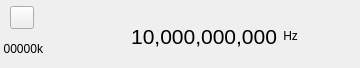
<?xml version="1.0" encoding="UTF-8"?>
<ui version="4.0">
 <class>LocalOutputGui</class>
 <widget class="QWidget" name="LocalOutputGui">
  <property name="geometry">
   <rect>
    <x>0</x>
    <y>0</y>
    <width>360</width>
    <height>68</height>
   </rect>
  </property>
  <property name="minimumSize">
   <size>
    <width>360</width>
    <height>0</height>
   </size>
  </property>
  <property name="font">
   <font>
    <family>Liberation Sans</family>
    <pointsize>9</pointsize>
   </font>
  </property>
  <property name="windowTitle">
   <string>Local Output</string>
  </property>
  <layout class="QVBoxLayout" name="verticalLayout">
   <property name="spacing">
    <number>3</number>
   </property>
   <property name="leftMargin">
    <number>2</number>
   </property>
   <property name="topMargin">
    <number>2</number>
   </property>
   <property name="rightMargin">
    <number>2</number>
   </property>
   <property name="bottomMargin">
    <number>2</number>
   </property>
   <item>
    <layout class="QHBoxLayout" name="horizontalLayout_freq">
     <property name="topMargin">
      <number>4</number>
     </property>
     <item>
      <layout class="QVBoxLayout" name="deviceUILayout">
       <item>
        <layout class="QHBoxLayout" name="deviceButtonsLayout">
         <item>
          <widget class="ButtonSwitch" name="startStop">
           <property name="toolTip">
            <string>start/stop acquisition</string>
           </property>
           <property name="text">
            <string/>
           </property>
           <property name="icon">
            <iconset resource="../../../sdrgui/resources/res.qrc">
             <normaloff>:/play.png</normaloff>
             <normalon>:/stop.png</normalon>:/play.png</iconset>
           </property>
          </widget>
         </item>
        </layout>
       </item>
       <item>
        <layout class="QHBoxLayout" name="deviceRateLayout">
         <item>
          <widget class="QLabel" name="deviceRateText">
           <property name="toolTip">
            <string>I/Q sample rate kS/s</string>
           </property>
           <property name="text">
            <string>00000k</string>
           </property>
           <property name="alignment">
            <set>Qt::AlignRight|Qt::AlignTrailing|Qt::AlignVCenter</set>
           </property>
          </widget>
         </item>
        </layout>
       </item>
      </layout>
     </item>
     <item>
      <spacer name="freqLeftSpacer">
       <property name="orientation">
        <enum>Qt::Horizontal</enum>
       </property>
       <property name="sizeHint" stdset="0">
        <size>
         <width>0</width>
         <height>0</height>
        </size>
       </property>
      </spacer>
     </item>
     <item>
      <widget class="QLabel" name="centerFrequency">
       <property name="minimumSize">
        <size>
         <width>170</width>
         <height>0</height>
        </size>
       </property>
       <property name="font">
        <font>
         <family>Liberation Sans</family>
         <pointsize>16</pointsize>
        </font>
       </property>
       <property name="text">
        <string>10,000,000,000</string>
       </property>
       <property name="alignment">
        <set>Qt::AlignRight|Qt::AlignTrailing|Qt::AlignVCenter</set>
       </property>
      </widget>
     </item>
     <item>
      <widget class="QLabel" name="freqUnits">
       <property name="sizePolicy">
        <sizepolicy hsizetype="Preferred" vsizetype="Preferred">
         <horstretch>0</horstretch>
         <verstretch>0</verstretch>
        </sizepolicy>
       </property>
       <property name="text">
        <string> Hz</string>
       </property>
       <property name="alignment">
        <set>Qt::AlignCenter</set>
       </property>
      </widget>
     </item>
     <item>
      <spacer name="horizontalSpacer_3">
       <property name="orientation">
        <enum>Qt::Horizontal</enum>
       </property>
       <property name="sizeHint" stdset="0">
        <size>
         <width>40</width>
         <height>20</height>
        </size>
       </property>
      </spacer>
     </item>
    </layout>
   </item>
  </layout>
 </widget>
 <customwidgets>
  <customwidget>
   <class>ButtonSwitch</class>
   <extends>QToolButton</extends>
   <header>gui/buttonswitch.h</header>
  </customwidget>
 </customwidgets>
 <resources>
  <include location="../../../sdrgui/resources/res.qrc"/>
 </resources>
 <connections/>
</ui>
